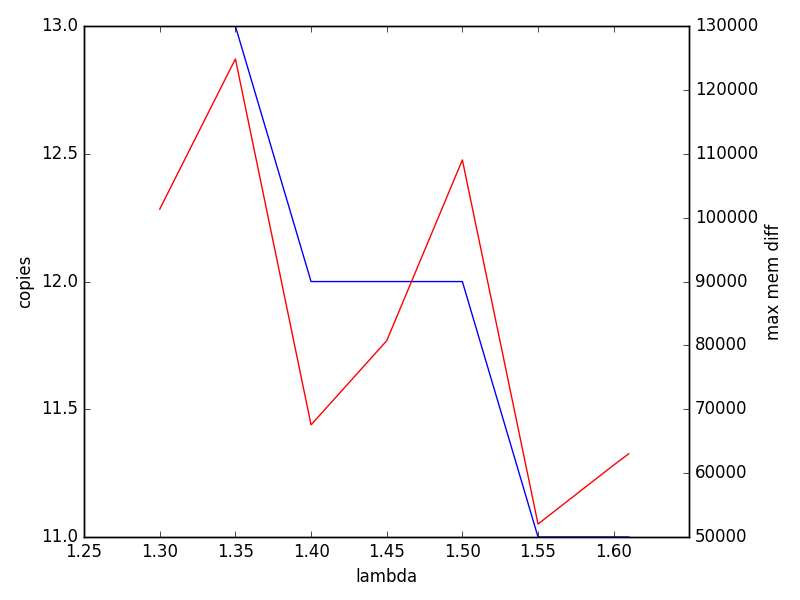

Source code (Python):
import matplotlib.pyplot as plt


l = [1.3, 1.35, 1.4, 1.45, 1.5, 1.55, 1.6, 1.61]
c = [13, 13, 12, 12, 12, 11, 11, 11]
d = [101348, 124868, 67564, 80732, 109044, 52028, 61264, 63040]

fig, ax1 = plt.subplots()
ax1.plot(l, c, 'b-')
ax1.set_xlabel('lambda')
ax1.set_ylabel('copies')

ax2 = ax1.twinx()
ax2.plot(l, d, 'r-')
ax2.set_ylabel('max mem diff')

fig.tight_layout()
plt.show()
